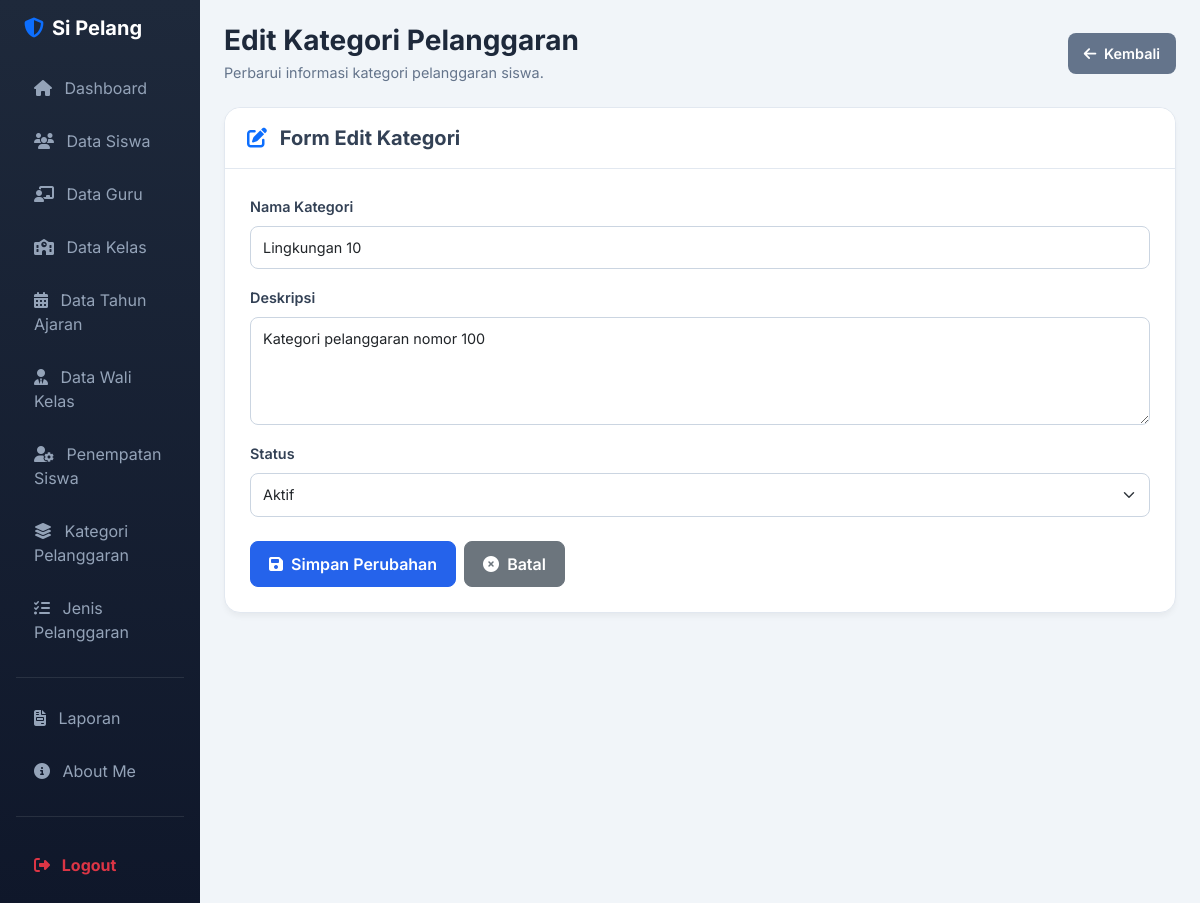
The app's page /edit_pelanggaran_kategori.php?id=100 (signed in) with its own data.
### tables this page shows
CREATE TABLE `t_pelanggaran_kategori` (
  `id` int(11) NOT NULL,
  `nama` varchar(100) DEFAULT NULL,
  `deskripsi` text NOT NULL,
  `status_aktif` tinyint(1) NOT NULL,
  `created_at` timestamp NOT NULL DEFAULT current_timestamp(),
  `updated_at` timestamp NOT NULL DEFAULT current_timestamp()
);

### edit_pelanggaran_kategori.php (the view, shortened to what this page needs)
<?php
include 'config/koneksi.php';
$id = (int) $_GET['id'];
$stmt = mysqli_prepare(
    $koneksi,
    "SELECT * FROM t_pelanggaran_kategori WHERE id = ?"
);
mysqli_stmt_bind_param($stmt, "i", $id);
mysqli_stmt_execute($stmt);
$result = mysqli_stmt_get_result($stmt);
$data = mysqli_fetch_assoc($result);
function aman_edit_kategori($teks) {
    return htmlspecialchars((string) $teks, ENT_QUOTES, 'UTF-8');
}
?>
<!DOCTYPE html>
<html lang="id">
<head>
    <link href="https://cdn.jsdelivr.net/npm/bootstrap@5.3.0/dist/css/bootstrap.min.css" rel="stylesheet">
    <link rel="stylesheet" href="https://cdnjs.cloudflare.com/ajax/libs/font-awesome/6.4.0/css/all.min.css">
</head>
<body>
<div class="container-fluid">
    <div class="row">
        <?php include 'layout/sidebar.php'; ?>
        <main class="col-md-9 ms-sm-auto col-lg-10 px-md-4 py-4">
            <div class="d-flex justify-content-between align-items-center flex-wrap gap-3 mb-4">
                <div>
                    <h3 class="page-title mb-1">
                        Edit Kategori Pelanggaran
                    </h3>
                    <p class="page-description mb-0">
                        Perbarui informasi kategori pelanggaran siswa.
                    </p>
                </div>
                <a href="kelola_pelanggaran_kategori.php" class="btn-kembali">
                    <i class="fas fa-arrow-left me-1"></i>
                    Kembali
                </a>
            </div>
            <div class="card-custom">
                <div class="card-header-custom">
                    <h5 class="mb-0 fw-bold">
                        <i class="fas fa-edit text-primary me-2"></i>
                        Form Edit Kategori
                    </h5>
                </div>
                <div class="card-body-custom">
                    <form action="proses_edit_pelanggaran_kategori.php"
                          method="POST"
                          id="formEditKategori">
                        <div class="mb-3">
                            <label class="form-label fw-semibold">
                                Nama Kategori
                            </label>
                            <input type="text"
                                   name="nama"
                                   class="form-control"
                                   maxlength="100"
                                   value="<?= aman_edit_kategori($data['nama']); ?>"
                                   placeholder="Masukkan nama kategori"
                                   required>
                        </div>
                        <div class="mb-3">
                            <label class="form-label fw-semibold">
                                Deskripsi
                            </label>
                            <textarea name="deskripsi"
                                      class="form-control"
                                      rows="4"
                                      placeholder="Masukkan deskripsi kategori"
                                      required><?= aman_edit_kategori($data['deskripsi']); ?></textarea>
                        </div>
                        <div class="mb-4">
                            <label class="form-label fw-semibold">
                                Status
                            </label>
                            <select name="status_aktif"
                                    class="form-select"
                                    required>
                                <option value="1"
                                    <?= $data['status_aktif'] == 1 ? 'selected' : ''; ?>>
                                    Aktif
                                </option>
                            </select>
                        </div>
                        <div class="d-flex gap-2 flex-wrap">
                            <button type="submit" class="btn btn-primary">
                                <i class="fas fa-save me-1"></i>
                                Simpan Perubahan
                            </button>
                            <a href="kelola_pelanggaran_kategori.php"
                               class="btn btn-secondary">
                                <i class="fas fa-times-circle me-1"></i>
                                Batal
                            </a>
                        </div>
                    </form>
                </div>
            </div>
        </main>
    </div>
</div>
</body>
</html>

### edit_pelanggaran_kategori.php (style rules this page uses)
body { font-family: 'Inter', sans-serif; background-color: #f1f5f9; color: #334155; }
.card-custom { background: #ffffff; border: 1px solid #e2e8f0; border-radius: 16px; box-shadow: 0 4px 6px -1px rgba(0, 0, 0, 0.05); }
.form-control, .form-select { border: 1px solid #cbd5e1; border-radius: 8px; padding: 10px 12px; font-size: 0.9rem; }
.form-label { color: #334155; font-size: 0.9rem; }
.btn-primary { background-color: #2563eb; border-color: #2563eb; border-radius: 8px; padding: 10px 18px; font-weight: 600; }
.btn-secondary { border-radius: 8px; padding: 10px 18px; font-weight: 600; }
.page-title { color: #1e293b; font-weight: 700; }
.page-description { color: #64748b; font-size: 0.9rem; }
.card-header-custom { background: #ffffff; border-bottom: 1px solid #e2e8f0; padding: 18px 22px; border-radius: 16px 16px 0 0 !important; }
.card-body-custom { padding: 25px; }
.btn-kembali { background-color: #64748b; color: #ffffff; border: none; border-radius: 8px; padding: 10px 16px; text-decoration: none; font-size: 0.9rem; font-weight: 600; }

### records on screen
t_pelanggaran_kategori: nama "Lingkungan 10", deskripsi "Kategori pelanggaran nomor 100", status_aktif "Aktif"
